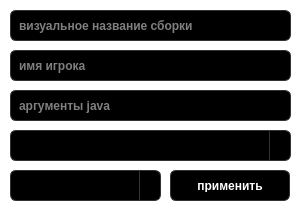
<?xml version="1.0" encoding="UTF-8"?>
<ui version="4.0">
 <class>Form</class>
 <widget class="QWidget" name="Form">
  <property name="geometry">
   <rect>
    <x>0</x>
    <y>0</y>
    <width>305</width>
    <height>210</height>
   </rect>
  </property>
  <property name="minimumSize">
   <size>
    <width>305</width>
    <height>210</height>
   </size>
  </property>
  <property name="maximumSize">
   <size>
    <width>305</width>
    <height>210</height>
   </size>
  </property>
  <property name="windowTitle">
   <string>Form</string>
  </property>
  <property name="windowIcon">
   <iconset>
    <normaloff>../assets/frog_launcher_icon.png</normaloff>../assets/frog_launcher_icon.png</iconset>
  </property>
  <property name="styleSheet">
   <string notr="true">QWidget{
	background-color: rgb(255,255,255)
}</string>
  </property>
  <widget class="QComboBox" name="comboBoxLoader">
   <property name="geometry">
    <rect>
     <x>10</x>
     <y>130</y>
     <width>281</width>
     <height>31</height>
    </rect>
   </property>
   <property name="font">
    <font>
     <bold>true</bold>
    </font>
   </property>
   <property name="styleSheet">
    <string notr="true">QComboBox {
    background-color: black;
    color: white;
    border: 1px solid #333;
    border-radius: 6px;
    padding: 6px;
    selection-background-color: #444;
    selection-color: white;
}

QComboBox:disabled {
    background-color: #333;
    color: #999;
    border: 1px solid #444;
}

/* Стили для выпадающего списка */
QComboBox QAbstractItemView {
    background-color: black;
    color: white;
    border: 1px solid #333;
    selection-background-color: #444;
    selection-color: white;
    outline: none;
}

/* Стили для стрелки выпадающего списка */
QComboBox::drop-down {
    subcontrol-origin: padding;
    subcontrol-position: top right;
    width: 20px;
    border-left: 1px solid #333;
    border-top-right-radius: 6px;
    border-bottom-right-radius: 6px;
}

QComboBox::down-arrow {
    image: none;
    border-left: 4px solid transparent;
    border-right: 4px solid transparent;
    border-top: 6px solid white;
    width: 0;
    height: 0;
}

QComboBox::down-arrow:disabled {
    border-top-color: #999;
}</string>
   </property>
   <property name="placeholderText">
    <string/>
   </property>
  </widget>
  <widget class="QComboBox" name="comboBoxVersion">
   <property name="geometry">
    <rect>
     <x>10</x>
     <y>170</y>
     <width>151</width>
     <height>31</height>
    </rect>
   </property>
   <property name="font">
    <font>
     <bold>true</bold>
    </font>
   </property>
   <property name="styleSheet">
    <string notr="true">QComboBox {
    background-color: black;
    color: white;
    border: 1px solid #333;
    border-radius: 6px;
    padding: 6px;
    selection-background-color: #444;
    selection-color: white;
}

QComboBox:disabled {
    background-color: #333;
    color: #999;
    border: 1px solid #444;
}

/* Стили для выпадающего списка */
QComboBox QAbstractItemView {
    background-color: black;
    color: white;
    border: 1px solid #333;
    selection-background-color: #444;
    selection-color: white;
    outline: none;
}

/* Стили для стрелки выпадающего списка */
QComboBox::drop-down {
    subcontrol-origin: padding;
    subcontrol-position: top right;
    width: 20px;
    border-left: 1px solid #333;
    border-top-right-radius: 6px;
    border-bottom-right-radius: 6px;
}

QComboBox::down-arrow {
    image: none;
    border-left: 4px solid transparent;
    border-right: 4px solid transparent;
    border-top: 6px solid white;
    width: 0;
    height: 0;
}

QComboBox::down-arrow:disabled {
    border-top-color: #999;
}</string>
   </property>
   <property name="editable">
    <bool>false</bool>
   </property>
   <property name="currentText">
    <string/>
   </property>
   <property name="placeholderText">
    <string/>
   </property>
  </widget>
  <widget class="QLineEdit" name="lineEditPlayerName">
   <property name="geometry">
    <rect>
     <x>10</x>
     <y>50</y>
     <width>281</width>
     <height>31</height>
    </rect>
   </property>
   <property name="font">
    <font>
     <bold>true</bold>
    </font>
   </property>
   <property name="styleSheet">
    <string notr="true">QLineEdit {
    background-color: black;
    color: white;
    border: 1px solid #333;
    border-radius: 6px;
    padding: 6px;
    selection-background-color: #444;
    selection-color: white;
}

QLineEdit:disabled {
    background-color: #333;
    color: #999;
    border: 1px solid #444;
}</string>
   </property>
   <property name="placeholderText">
    <string>имя игрока</string>
   </property>
  </widget>
  <widget class="QPushButton" name="pushButtonDone">
   <property name="geometry">
    <rect>
     <x>170</x>
     <y>170</y>
     <width>120</width>
     <height>31</height>
    </rect>
   </property>
   <property name="font">
    <font>
     <bold>true</bold>
    </font>
   </property>
   <property name="styleSheet">
    <string notr="true">QPushButton {
    background-color: black;
    color: white;
    border: 1px solid #333;
    border-radius: 6px;
    padding: 8px 16px;
    min-width: 80px;
}

QPushButton:hover {
    background-color: #222;
    border: 1px solid #444;
}

QPushButton:pressed {
    background-color: #111;
}

QPushButton:disabled {
    background-color: #333;
    color: #999;
}</string>
   </property>
   <property name="text">
    <string>применить</string>
   </property>
  </widget>
  <widget class="QLineEdit" name="lineEditVisualName">
   <property name="geometry">
    <rect>
     <x>10</x>
     <y>10</y>
     <width>281</width>
     <height>31</height>
    </rect>
   </property>
   <property name="font">
    <font>
     <bold>true</bold>
    </font>
   </property>
   <property name="styleSheet">
    <string notr="true">QLineEdit {
    background-color: black;
    color: white;
    border: 1px solid #333;
    border-radius: 6px;
    padding: 6px;
    selection-background-color: #444;
    selection-color: white;
}

QLineEdit:disabled {
    background-color: #333;
    color: #999;
    border: 1px solid #444;
}</string>
   </property>
   <property name="placeholderText">
    <string>визуальное название сборки</string>
   </property>
  </widget>
  <widget class="QLineEdit" name="lineEditJavaArgs">
   <property name="geometry">
    <rect>
     <x>10</x>
     <y>90</y>
     <width>281</width>
     <height>31</height>
    </rect>
   </property>
   <property name="font">
    <font>
     <bold>true</bold>
    </font>
   </property>
   <property name="styleSheet">
    <string notr="true">QLineEdit {
    background-color: black;
    color: white;
    border: 1px solid #333;
    border-radius: 6px;
    padding: 6px;
    selection-background-color: #444;
    selection-color: white;
}

QLineEdit:disabled {
    background-color: #333;
    color: #999;
    border: 1px solid #444;
}</string>
   </property>
   <property name="placeholderText">
    <string>аргументы java</string>
   </property>
  </widget>
 </widget>
 <resources/>
 <connections/>
</ui>
